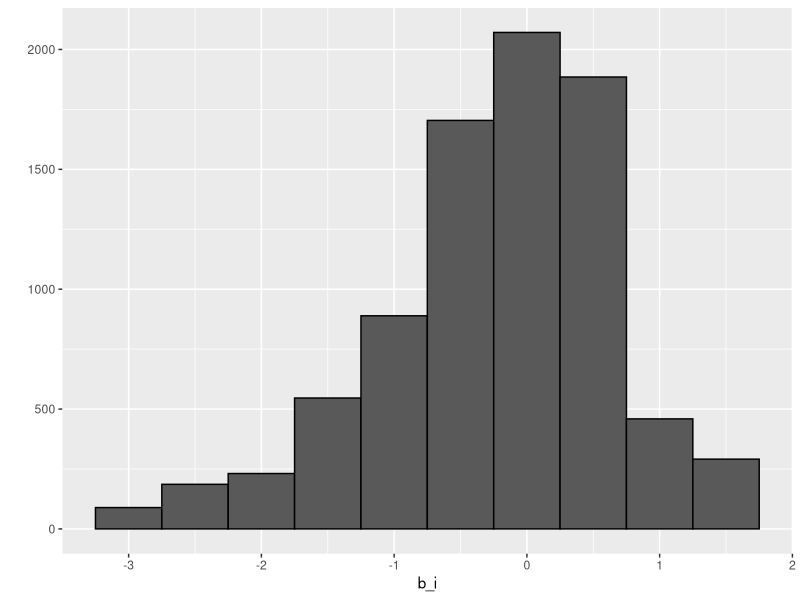

Here is the R script that generated this plot:
library(tidyverse)
library(dslabs)
library(caret)
data("movielens")

#para mirar como tabla
movielens %>% as.tibble()

#usuarios unicos
movielens %>%
  summarize(n_users = n_distinct(userId),
            n_movies = n_distinct(movieId))

set.seed(755)
test_index <- createDataPartition(y = movielens$rating,
                                  times = 1, p = 0.2,
                                  list = FALSE)

train_set <- movielens[-test_index,]
test_set <- movielens[test_index,]

#se deben eliminar en el set de evaluación las peliculas
#que no tienen evaluación en el set de entrenamiento

test_set <- test_set %>%
  semi_join(train_set, by = "movieId") %>%
  semi_join(train_set, by = "userId")

#RMSE
RMSE <- function(true_ratings, predicted_ratings){
  sqrt(mean((true_ratings - predicted_ratings)^2))
}

#primer modelo de recomendación
#promedio de todas las calificaciones de las peliculas
mu_hat <- mean(train_set$rating)
mu_hat

#se aplica a todas las calificaciones desconocidas el mu_hat
naive_rmse <- RMSE(test_set$rating,mu_hat)
naive_rmse

#ese resultado es muy inocente y se puede mejorar
#pero que se ponga el resultado en una tabla para comparar

rmse_results <- tibble(method = "Solo el promedio", RMSE = naive_rmse)

rmse_results
#PERO EL RESULTADO DEL PROMEDIO AÚN ES MEJOR QUE UN RESULTADO AL AZAR
#por ejemplo si se replica el 3 en cada una de las peliculas
#que tienen rating y luego se compara con lo efectivamente puesto

alazar <- rep(3, nrow(test_set))
RMSE(test_set$rating, alazar)


#ME HE QUEDADO EN LA PAGINA 676
#EL APARTADO 33.7.5
#?lm
#midiendo con modelo lineal para 
#ver por promedio simple las calificaciones
#de cada una de las películas
#pero no es lo mejor con lm porque tarda mucho
#fit <- lm(rating ~ as.factor(movieId), data = movielens)

#se podría hacer con un promedio simple de cada una de las películas
mu <- mean(train_set$rating)
mu
#si restamos el mu del ratig. querria
#decir que la calificación máxima sería 1.5

movie_avgs <- train_set %>%
  group_by(movieId) %>%
  summarize(b_i = mean(rating  - mu))

qplot(b_i, data = movie_avgs, bins = 10, color = I("black"))

predicted_ratings <- mu + test_set %>%
  left_join(movie_avgs, by="movieId") %>%
  pull (b_i)

RMSE(predicted_ratings, test_set$rating)
